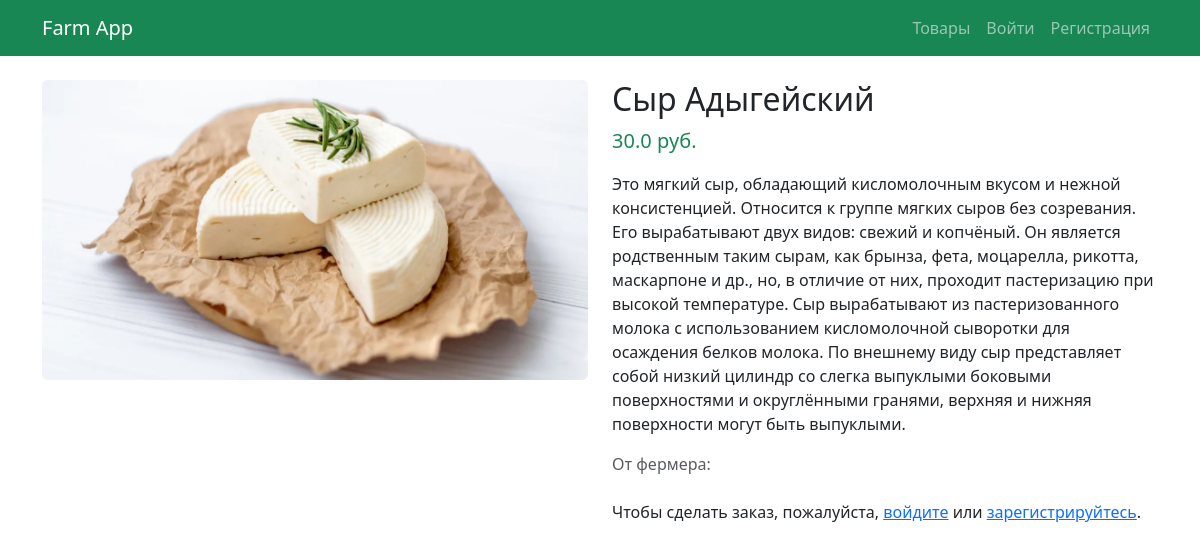
The page /products/1 on the database as committed earlier.
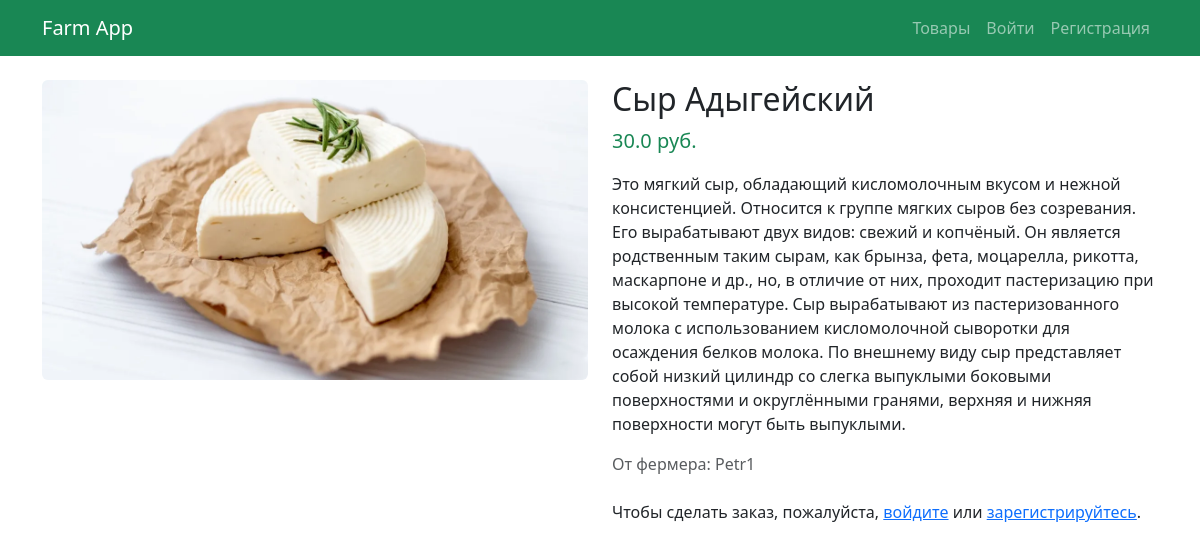
The same page on the database as committed later.
### app/models.py (models this page shows)
class Product(Base):
    __tablename__ = "products"
    id = Column(Integer, primary_key=True, index=True)
    name = Column(String, index=True)
    description = Column(Text)
    price = Column(Float)
    owner_id = Column(Integer, ForeignKey("users.id"))
    image_url = Column(String, nullable=True)
    created_at = Column(DateTime, default=datetime.utcnow)
    owner = relationship("User", back_populates="products")
    orders = relationship("Order", back_populates="product")

class User(Base):
    __tablename__ = "users"
    id = Column(Integer, primary_key=True, index=True)
    email = Column(String, unique=True, index=True)
    hashed_password = Column(String)
    full_name = Column(String)
    is_farmer = Column(Boolean, default=False)
    created_at = Column(DateTime, default=datetime.utcnow)
    products = relationship("Product", back_populates="owner")
    orders = relationship("Order", back_populates="customer")
    reviews = relationship("Review", back_populates="author")

### app/main.py (the view)
        @self.app.get("/products/{product_id}")
        def product_details(request: Request, product_id: int, db: Annotated[Session, Depends(self.get_db)]):
            product = crud.get_product(db, product_id)
            if not product:
                raise HTTPException(status_code=404, detail="Товар не найден")
            return self.templates.TemplateResponse(
                "product_details.html",
                {"request": request, "product": product}
            )

### app/templates/product_details.html (shortened to what this page needs)
{% extends "base.html" %}
{% block content %}
<div class="row">
    <div class="col-md-6">
        {% if product.image_url %}
        <img src="{{ product.image_url }}" class="img-fluid rounded" alt="{{ product.name }}">
        {% endif %}
    </div>
    <div class="col-md-6">
        <h2>{{ product.name }}</h2>
        <p class="lead text-success">{{ product.price }} руб.</p>
        <p>{{ product.description }}</p>
        <p class="text-muted">От фермера: {{ product.owner.full_name }}</p>
        {% if request.session.get("user_id") %}
        <a href="/order/{{ product.id }}" class="btn btn-lg btn-success">Заказать</a>
        {% else %}
        <p class="mt-4">Чтобы сделать заказ, пожалуйста, <a href="/login">войдите</a> или <a href="/register">зарегистрируйтесь</a>.</p>
        {% endif %}
    </div>
</div>
{% endblock %}

### app/templates/base.html (shortened to what this page needs)
<!doctype html>
<html lang="ru">
<head>
    <link href="https://cdn.jsdelivr.net/npm/bootstrap@5.3.3/dist/css/bootstrap.min.css" rel="stylesheet">
</head>
<body>
    <nav class="navbar navbar-expand-lg navbar-dark bg-success">
        <div class="container">
            <a class="navbar-brand" href="/">Farm App</a>
            <div class="collapse navbar-collapse" id="navbarNav">
                <ul class="navbar-nav ms-auto">
                    <li class="nav-item">
                        <a class="nav-link" href="/products">Товары</a>
                    </li>
                    {% if request.session.get("user_id") %}
                    {% if request.session.get("is_farmer") %}
                    <li class="nav-item">
                        <a class="nav-link" href="/farmer">Кабинет фермера</a>
                    </li>
                    {% endif %}
                    <li class="nav-item">
                        <a class="nav-link" href="/logout">Выйти</a>
                    </li>
                    {% else %}
                    <li class="nav-item">
                        <a class="nav-link" href="/login">Войти</a>
                    </li>
                    <li class="nav-item">
                        <a class="nav-link" href="/register">Регистрация</a>
                    </li>
                    {% endif %}
                </ul>
            </div>
        </div>
    </nav>
    <div class="container mt-4">
        {% block content %}
        {% endblock %}
    </div>
</body>
</html>

Rows that differ between the two databases and show on the page:
added User: owner.full_name "Petr1"
